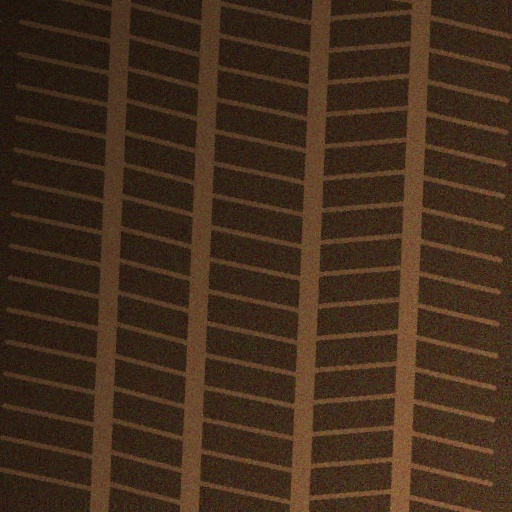
#> input picture data/raw/forensic/impressions/impression_crime_scene_01_mud_michelin.jpg, 512 x 512 px
$ python -i edges.py   (imports and definitions only)   (older library calls are emulated)
#> lines starting #> are read from the running program, lines starting #| are printed output that depends on the picture
#> further down, picture is the input picture: shape (512, 512, 3); mean B, G, R 28.6, 45.4, 66.3
"""
TreadVision: Edge Detection and Edge Orientation Feature Extraction
"""
from typing import Tuple, Dict, Any, Optional
import cv2
import numpy as np


def compute_adaptive_canny_thresholds(gray: np.ndarray) -> Tuple[int, int]:
    """
    Computes image-dependent adaptive Canny thresholds based on the
    Otsu partitioning of the gradient magnitude distribution.
    Binds lower threshold to [15, 120] and upper threshold to [40, 220].
    """
    if len(gray.shape) == 3:
        gray = cv2.cvtColor(gray, cv2.COLOR_BGR2GRAY)
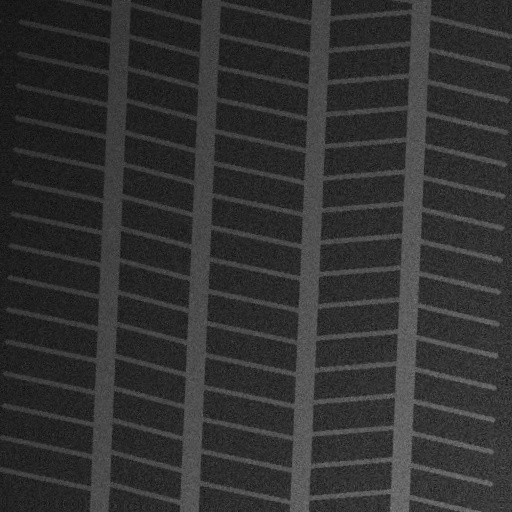
#> gray: shape (512, 512); min 9, max 130, mean 49.8
    sx = cv2.Sobel(gray, cv2.CV_64F, 1, 0, ksize=3)
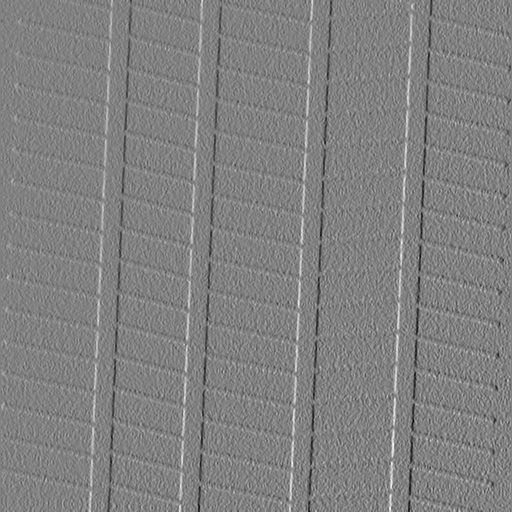
#> sx: shape (512, 512) float64; min -262, max 255, mean 0.3; drawn with min black and max white
    sy = cv2.Sobel(gray, cv2.CV_64F, 0, 1, ksize=3)
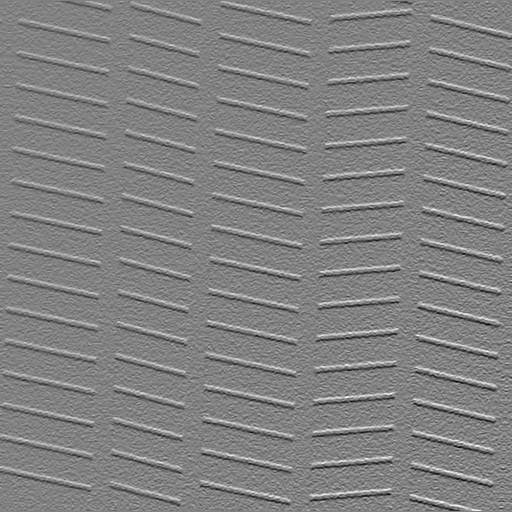
#> sy: shape (512, 512) float64; min -248, max 240, mean 0.2; drawn with min black and max white
    mag = np.sqrt(sx**2 + sy**2)
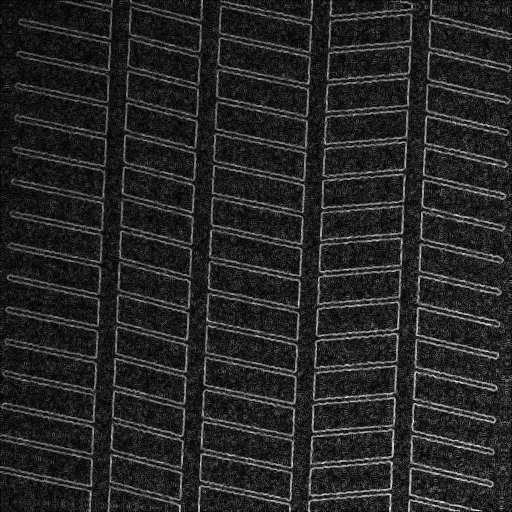
#> mag: shape (512, 512) float64; min 0, max 267.5, mean 40.6; drawn with min black and max white
    max_mag = np.max(mag) if np.max(mag) > 0 else 1.0
#> max_mag = 267.5

    mag_u8 = np.clip(mag / max_mag * 255.0, 0, 255).astype(np.uint8)
    otsu_th, _ = cv2.threshold(mag_u8, 0, 255, cv2.THRESH_BINARY + cv2.THRESH_OTSU)
#> otsu_th = 65

    th_high = (otsu_th / 255.0) * max_mag
#> th_high = 68.19
    th_low = 0.40 * th_high
#> th_low = 27.28

    lower = int(np.clip(th_low, 15, 120))
#> lower = 27
    upper = int(np.clip(th_high, 40, 220))
#> upper = 68
    return lower, upper


def detect_canny_edges(
    image: np.ndarray,
    low_threshold: Optional[int] = None,
    high_threshold: Optional[int] = None,
    aperture_size: int = 3,
    adaptive: bool = True
) -> np.ndarray:
    """
    Canny Edge Detector with non-maximum suppression and hysteresis thresholding.
    If adaptive=True (or thresholds not provided), computes dynamic thresholds via
    Otsu gradient magnitude partitioning.
    If explicit low_threshold and high_threshold are passed and adaptive=False, uses fixed thresholds.
    """
    if adaptive or low_threshold is None or high_threshold is None:
        low_th, high_th = compute_adaptive_canny_thresholds(image)
#> low_th = 27; high_th = 68
    else:
        low_th, high_th = low_threshold, high_threshold
    return cv2.Canny(image, low_th, high_th, apertureSize=aperture_size)
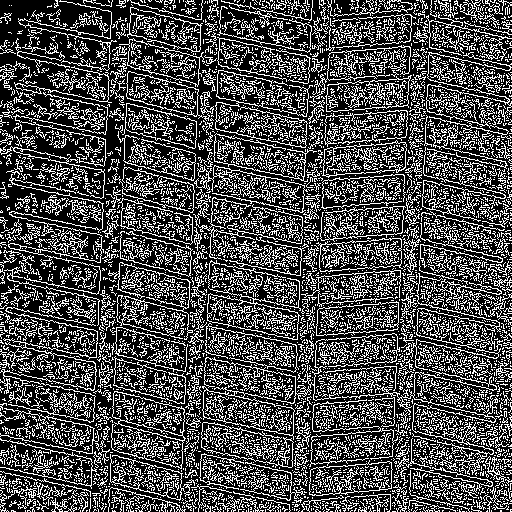
#> returned value: shape (512, 512); 30% white in thin lines or dots


# [96 lines left out: functions detect_sobel_edges, detect_laplacian_edges, filter_structural_edges, extract_edge_features, not called in this run]

>>> import cv2
>>> picture = cv2.imread('../../data/raw/forensic/impressions/impression_crime_scene_01_mud_michelin.jpg')
>>> result = detect_canny_edges(picture)

$ run again, on data/raw/forensic/impressions/impression_crime_scene_02_soil_continental.jpg
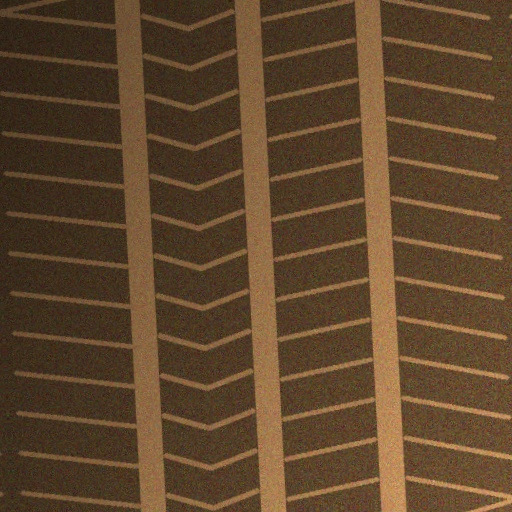
#> input picture data/raw/forensic/impressions/impression_crime_scene_02_soil_continental.jpg, 512 x 512 px
#> picture is the input picture: shape (512, 512, 3); mean B, G, R 44.7, 69.7, 94.5
#> in compute_adaptive_canny_thresholds, `mag = np.sqrt(sx**2 + sy**2)`:
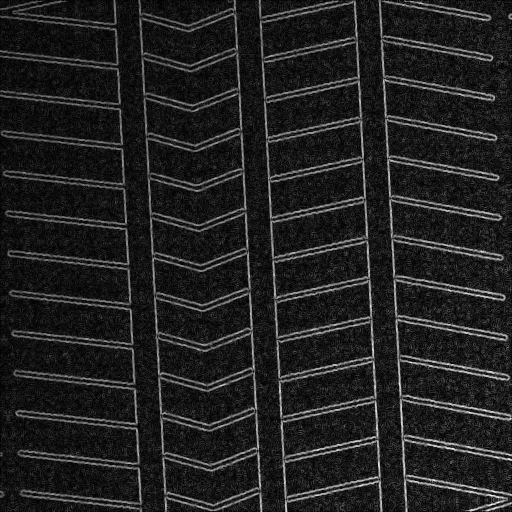
#> mag: shape (512, 512) float64; min 0, max 351.6, mean 46.2; drawn with min black and max white
#> max_mag = 351.6
#> otsu_th = 69
#> th_high = 95.15
#> th_low = 38.06
#> lower = 38
#> upper = 95
#> low_th = 38; high_th = 95
#> in detect_canny_edges, `return cv2.Canny(image, low_th, high_th, apertureSize=aperture_size)`:
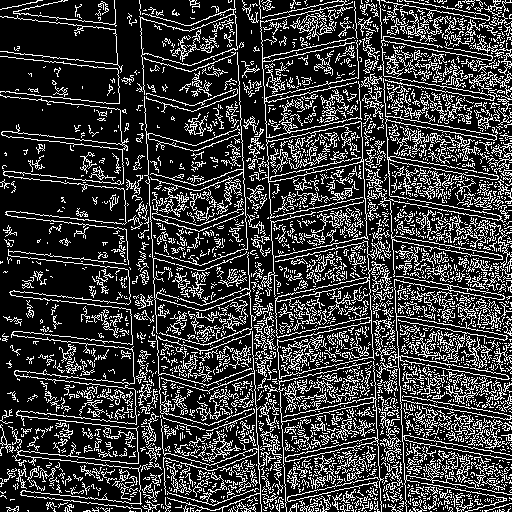
#> returned value: shape (512, 512); 22.8% white in thin lines or dots

$ run again, on data/raw/forensic/impressions/impression_crime_scene_03_dirt_bridgestone.jpg
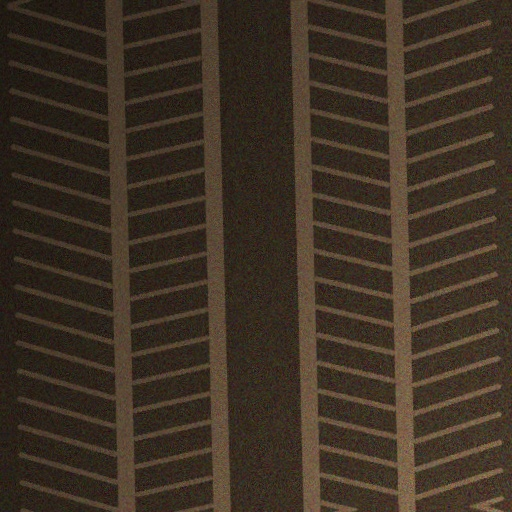
#> input picture data/raw/forensic/impressions/impression_crime_scene_03_dirt_bridgestone.jpg, 512 x 512 px
#> picture is the input picture: shape (512, 512, 3); mean B, G, R 36.6, 49.1, 61.6
#> in compute_adaptive_canny_thresholds, `mag = np.sqrt(sx**2 + sy**2)`:
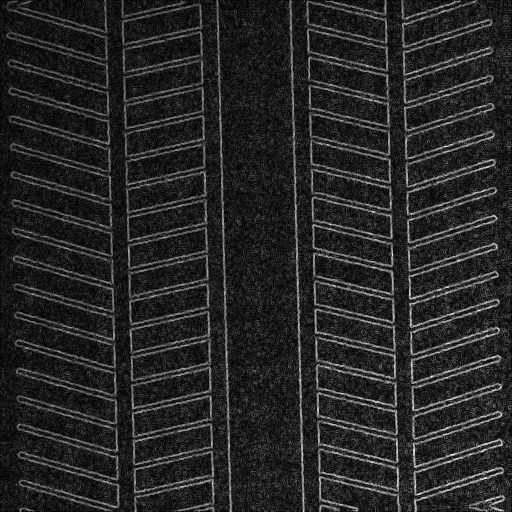
#> mag: shape (512, 512) float64; min 0, max 272.1, mean 41.1; drawn with min black and max white
#> max_mag = 272.1
#> otsu_th = 66
#> th_high = 70.43
#> th_low = 28.17
#> lower = 28
#> upper = 70
#> low_th = 28; high_th = 70
#> in detect_canny_edges, `return cv2.Canny(image, low_th, high_th, apertureSize=aperture_size)`:
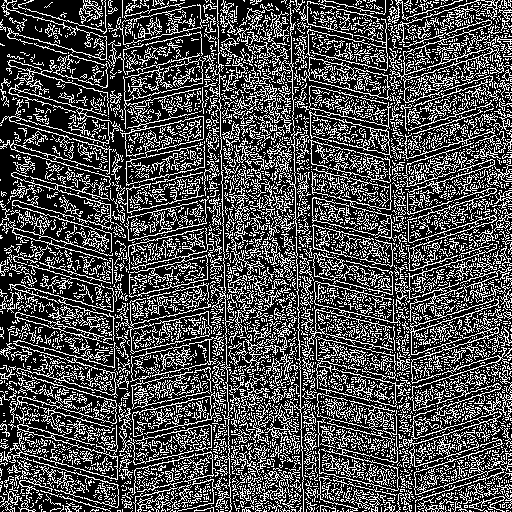
#> returned value: shape (512, 512); 30% white in thin lines or dots
